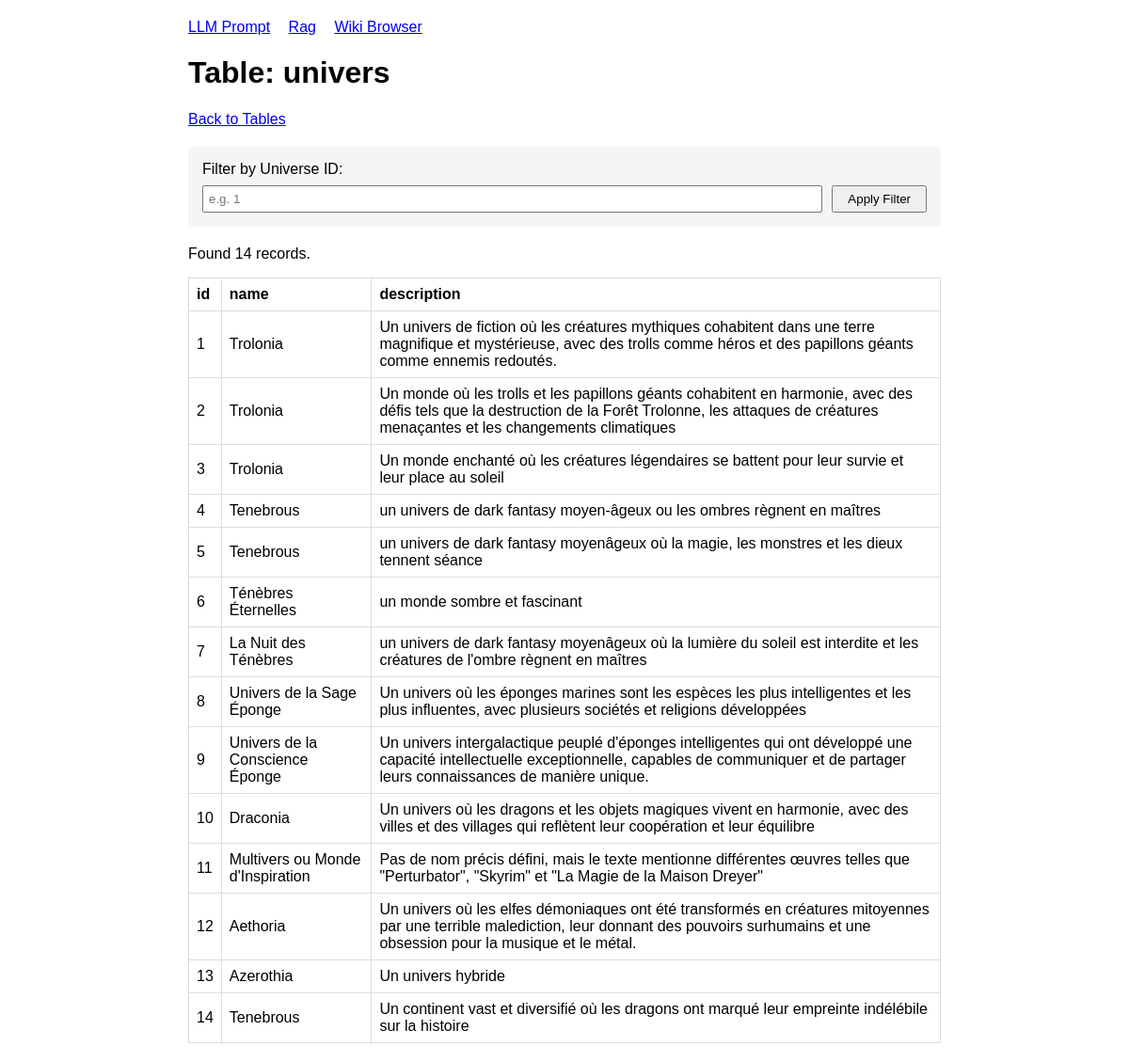
The page /wiki/univers on the database its author committed.
### tables this page shows
CREATE TABLE univers (
                id INTEGER PRIMARY KEY AUTOINCREMENT,
                name TEXT NOT NULL,
                description TEXT
            );

### poc/app.py (the view)
@app.route('/wiki/<table>', methods=['GET'])
def wiki_table(table):
    try:
        conn = get_db_connection()
        print(f"Connected to database for table: {table}")
        filter_id = request.args.get('univers_id', '')
        if filter_id:
            if table.lower() == 'univers':
                query = f"SELECT * FROM {table} WHERE id = ?"
                print(f"Executing filtered query for univers: {query} with ID: {filter_id}")
                cursor = conn.execute(query, (filter_id,))
            else:
                query = f"SELECT * FROM {table} WHERE univers_id = ?"
                print(f"Executing filtered query: {query} with univers_id: {filter_id}")
                cursor = conn.execute(query, (filter_id,))
        else:
            query = f"SELECT * FROM {table}"
            print(f"Executing query: {query}")
            cursor = conn.execute(query)
        columns = [description[0] for description in cursor.description]
        print(f"Columns: {columns}")
        rows = cursor.fetchall()
        print(f"Found {len(rows)} rows in table {table}")
        conn.close()
        return render_template('wiki_table.html',
                              table=table,
                              rows=rows,
                              columns=columns,
                              current_filter=filter_id)
    except Exception as e:
        print(f"Error in wiki_table route for table {table}: {str(e)}")
        return render_template('wiki_table.html', table=table, error=str(e))

### poc/app.py (called while the page is built)
def get_db_connection():
    project_root = os.path.dirname(os.path.dirname(os.path.abspath(__file__)))
    db_path = os.path.join(project_root, "database.db")
    print(f"Connecting to database at: {db_path}")
    if not os.path.exists(db_path):
        print(f"Warning: Database file not found at {db_path}")
    conn = sqlite3.connect(db_path)
    conn.row_factory = sqlite3.Row
    return conn

### poc/templates/wiki_table.html (shortened to what this page needs)
{% extends "base.html" %}
{% block content %}
    <h1>Table: {{ table }}</h1>
    <div style="margin: 20px 0;">
        <a href="{{ url_for('wiki_home') }}">Back to Tables</a>
    </div>
    <div style="margin: 20px 0; padding: 15px; background-color: #f5f5f5; border-radius: 5px;">
        <form method="get" action="{{ url_for('wiki_table', table=table) }}">
            {% if table|lower == 'univers' %}
                <label for="univers_id">Filter by Universe ID:</label>
            {% else %}
                <label for="univers_id">Filter by Universe ID:</label>
            {% endif %}
            <div style="display: flex; gap: 10px; margin-top: 8px;">
                <input type="text" id="univers_id" name="univers_id" value="{{ current_filter }}"
                       style="flex-grow: 1; padding: 5px;" placeholder="e.g. 1">
                <button type="submit" style="padding: 5px 15px;">Apply Filter</button>
            </div>
        </form>
    </div>
    {% if rows and rows|length > 0 %}
        <p>Found {{ rows|length }} records.</p>
        <table>
            <thead>
                <tr>
                    {% for column in columns %}
                        <th>{{ column }}</th>
                    {% endfor %}
                </tr>
            </thead>
            <tbody>
                {% for row in rows %}
                    <tr>
                        {% for column in columns %}
                            <td>{{ row[column] }}</td>
                        {% endfor %}
                    </tr>
                {% endfor %}
            </tbody>
        </table>
    {% endif %}
{% endblock %}

### poc/templates/base.html (style rules this page uses)
body { font-family: Arial, sans-serif; margin: 0; padding: 20px; }
table { width: 100%; border-collapse: collapse; }
table, th, td { border: 1px solid #ddd; }
th, td { padding: 8px; text-align: left; }

### rows shown on the page
univers: id "1" "Trolonia" "Un univers de fiction où les créatures mythiques cohabitent dans une terre magnifique et mystérieuse, avec des trolls comme héros et des papillons géants comme ennemis redoutés."
univers: id "2" "Trolonia" "Un monde où les trolls et les papillons géants cohabitent en harmonie, avec des défis tels que la destruction de la Forêt Trolonne, les attaques de créatures menaçantes et les changements climatiques"
univers: id "3" "Trolonia" "Un monde enchanté où les créatures légendaires se battent pour leur survie et leur place au soleil"
univers: id "4" "Tenebrous" "un univers de dark fantasy moyen-âgeux ou les ombres règnent en maîtres"
univers: id "5" "Tenebrous" "un univers de dark fantasy moyenâgeux où la magie, les monstres et les dieux tennent séance"
univers: id "6" "Ténèbres Éternelles" "un monde sombre et fascinant"
univers: id "7" "La Nuit des Ténèbres" "un univers de dark fantasy moyenâgeux où la lumière du soleil est interdite et les créatures de l'ombre règnent en maîtres"
univers: id "8" "Univers de la Sage Éponge" "Un univers où les éponges marines sont les espèces les plus intelligentes et les plus influentes, avec plusieurs sociétés et religions développées"
univers: id "9" "Univers de la Conscience Éponge" "Un univers intergalactique peuplé d'éponges intelligentes qui ont développé une capacité intellectuelle exceptionnelle, capables de communiquer et de partager leurs connaissances de manière unique."
univers: id "10" "Draconia" "Un univers où les dragons et les objets magiques vivent en harmonie, avec des villes et des villages qui reflètent leur coopération et leur équilibre"
univers: id "11" "Multivers ou Monde d'Inspiration" "Pas de nom précis défini, mais le texte mentionne différentes œuvres telles que \"Perturbator\", \"Skyrim\" et \"La Magie de la Maison Dreyer\""
univers: id "12" "Aethoria" "Un univers où les elfes démoniaques ont été transformés en créatures mitoyennes par une terrible malediction, leur donnant des pouvoirs surhumains et une obsession pour la musique et le métal."
univers: id "13" "Azerothia" "Un univers hybride"
univers: id "14" "Tenebrous" "Un continent vast et diversifié où les dragons ont marqué leur empreinte indélébile sur la histoire"

### other values the page prints
{{ table }} "univers"
{{ rows|length }} "14"
{{ column }} "id" "name" "description"
